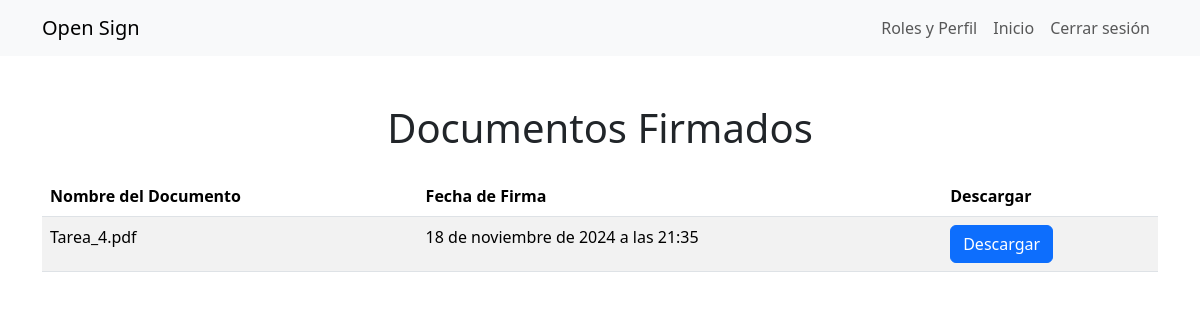
/accounts/view-signed-documents/ (signed in), run on the app's committed database.
### accounts/models.py (models this page shows, shortened)
class Signature(models.Model):
    user = models.ForeignKey(User, on_delete=models.CASCADE, related_name='signatures')
    document_name = models.CharField(max_length=255)
    document_file = models.FileField(upload_to='signed_documents/')  # Archivo del documento
    signed_document = models.BinaryField(null=True, blank=True)  # Firma del documento
    authorized_task = models.BooleanField(default=False)  # Estado de autorización de la tarea\
    timestamp = models.DateTimeField(auto_now_add=True)  # Fecha y hora de la firma

### accounts/views.py (the view)
# urls.py: path('view-signed-documents/', views.view_signed_documents, name='view_signed_documents'),  # URL para visualizar documentos firmados
@login_required
def view_signed_documents(request):
    signed_documents = Signature.objects.filter(user=request.user)
    return render(request, 'accounts/view_signed_documents.html', {'signed_documents': signed_documents})

### accounts/templates/accounts/view_signed_documents.html (shortened to what this page needs)
{% extends 'base.html' %}
{% block content %}
           <h1 class="text-center">Documentos Firmados</h1>
        {% if signed_documents %}
            <table class="table table-striped mt-4">
                <thead>
                    <tr>
                        <th>Nombre del Documento</th>
                        <th>Fecha de Firma</th>
                        <th>Descargar</th>
                    </tr>
                </thead>
                <tbody>
                    {% for document in signed_documents %}
                    <tr>
                        <td>{{ document.document_name }}</td>
                        <td>{{ document.timestamp }}</td>
                        <td>
                            <a href="{% url 'download_signed_document' document.id %}" class="btn btn-primary">Descargar</a>
                        </td>
                    </tr>
                    {% endfor %}
                </tbody>
            </table>
        {% else %}
            <p class="text-center">No tienes documentos firmados.</p>
        {% endif %}
{% endblock %}

### data on the page
Signature: document_name "Tarea_4.pdf", timestamp "18 de noviembre de 2024 a las 21:35"
